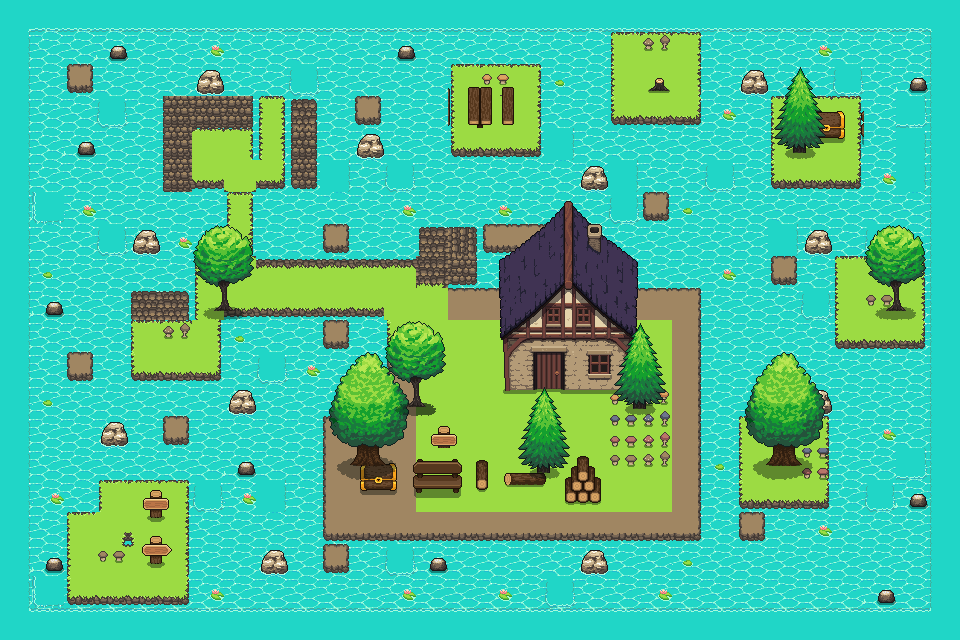

This is a level from a 2D game, rendered from its Tiled map with the project's own tilesets. A one-line summary and the map file follow, with tile-layer data summarised:
An orthogonal 30x20 tile map with 32x32 px tiles, 6 tile layers (water, land, house, schrooms, ...), 3 tilesets.

<map version="1.10" tiledversion="1.10.2" orientation="orthogonal" renderorder="right-down" width="30" height="20" tilewidth="32" tileheight="32" infinite="0" nextlayerid="11" nextobjectid="1">
 <tileset firstgid="1" source="used2/water_and_island_tiles_v2.tsx" />
 <tileset firstgid="121" source="used2/SeekPng.com_bounce-house-png_1572026.tsx" />
 <tileset firstgid="286" source="used2/assets_spritesheet_v2_free.tsx" />
 <layer id="1" name="water" width="30" height="20">
  <data>[600 cells, 600 non-empty, 9 distinct tile ids]</data>
 </layer>
 <layer id="6" name="land" width="30" height="20">
  <data>[600 cells, 204 non-empty, 41 distinct tile ids]</data>
 </layer>
 <layer id="7" name="house" width="30" height="20">
  <data>[600 cells, 35 non-empty, 35 distinct tile ids]</data>
 </layer>
 <layer id="8" name="schrooms" width="30" height="20">
  <data>[600 cells, 68 non-empty, 33 distinct tile ids]</data>
 </layer>
 <layer id="9" name="trees and lilypads" width="30" height="20">
  <data>[600 cells, 83 non-empty, 38 distinct tile ids]</data>
 </layer>
 <layer id="10" name="more trees" width="30" height="20">
  <data>[600 cells, 6 non-empty, 6 distinct tile ids]</data>
 </layer>
</map>
